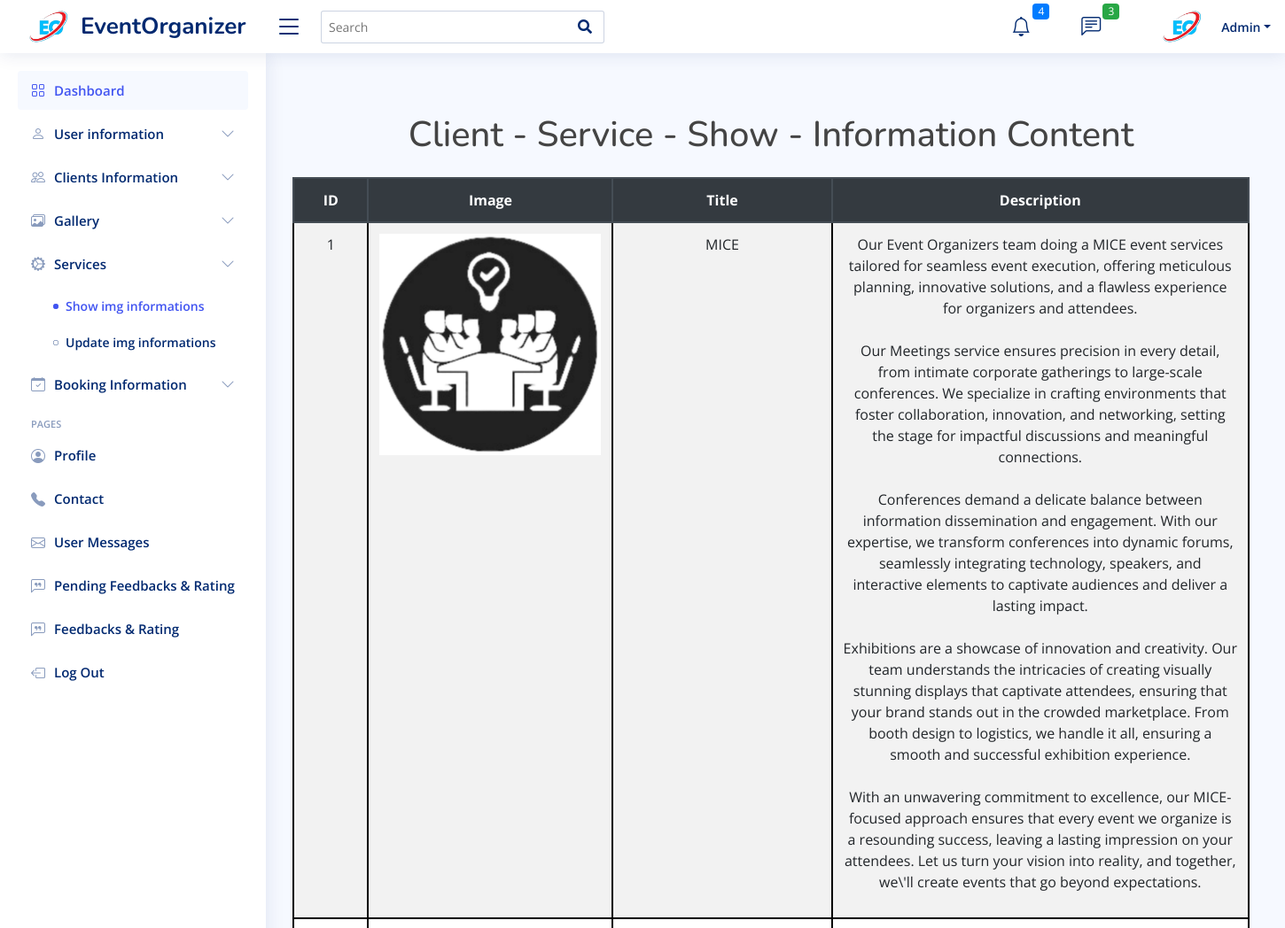
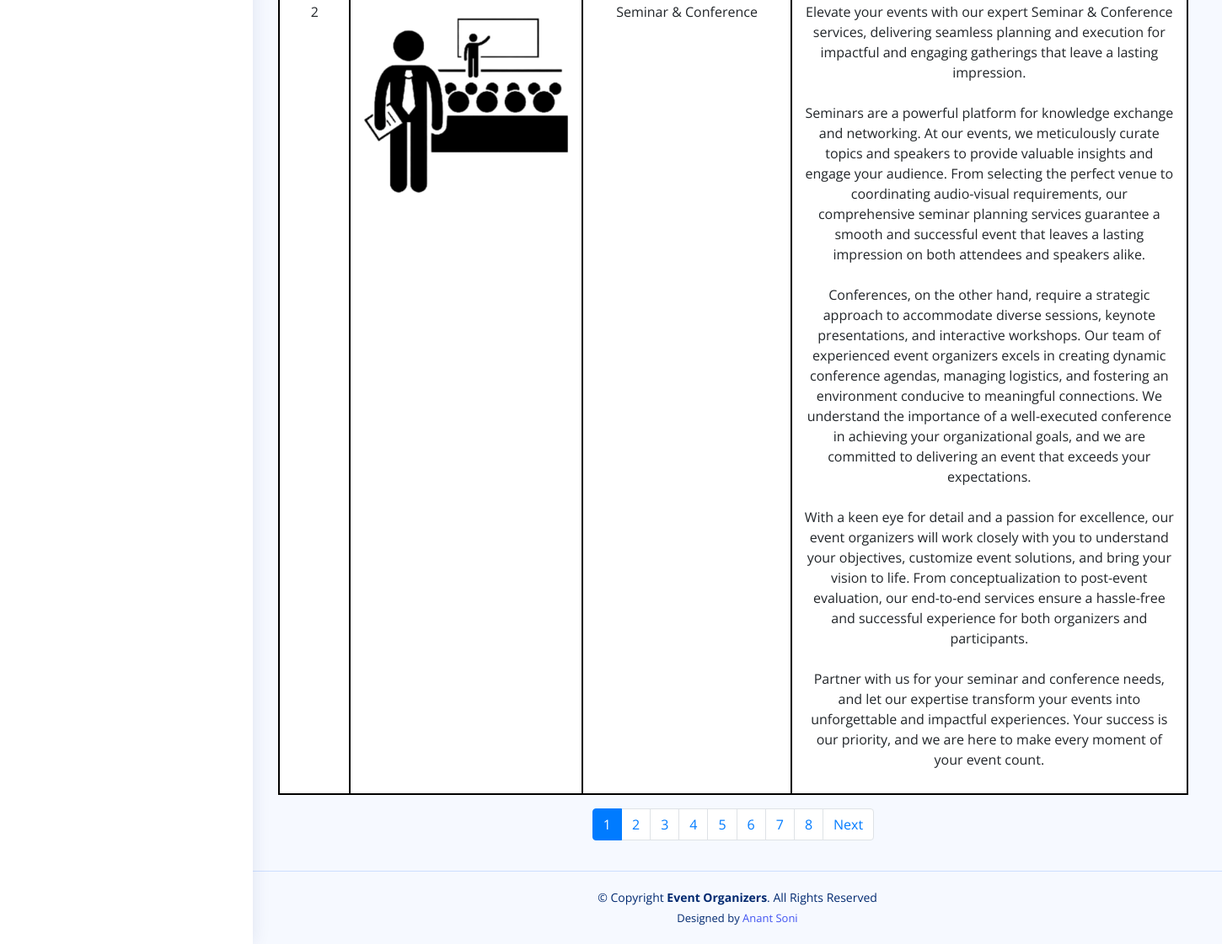
/Admin/client-service-show.php, run on the app's committed database (2 pictures, top to bottom).
### tables this page shows
CREATE TABLE `e_service` (
  `id` int(11) NOT NULL,
  `image` text NOT NULL,
  `title` varchar(30) NOT NULL,
  `description` varchar(1000) NOT NULL,
  `description1` varchar(1000) NOT NULL,
  `description2` varchar(1000) NOT NULL,
  `description3` varchar(1000) NOT NULL,
  `description4` varchar(1000) NOT NULL
);

### Admin/client-service-show.php (the view, shortened to what this page needs)
<!DOCTYPE html>
<html lang="en">
<head>
  <link href="assets/vendor/bootstrap/css/bootstrap.min.css" rel="stylesheet">
  <link href="assets/vendor/bootstrap-icons/bootstrap-icons.css" rel="stylesheet">
  <link href="assets/vendor/boxicons/css/boxicons.min.css" rel="stylesheet">
  <link href="assets/vendor/quill/quill.snow.css" rel="stylesheet">
  <link href="assets/vendor/quill/quill.bubble.css" rel="stylesheet">
  <link href="assets/vendor/remixicon/remixicon.css" rel="stylesheet">
  <link href="assets/vendor/simple-datatables/style.css" rel="stylesheet">
    <link href="https://stackpath.bootstrapcdn.com/bootstrap/4.5.2/css/bootstrap.min.css" rel="stylesheet">
    <link rel="stylesheet" href="https://cdnjs.cloudflare.com/ajax/libs/font-awesome/5.15.3/css/all.min.css">
  <link href="assets/css/style.css" rel="stylesheet">
</head>
<body>
<header id="header" class="header fixed-top d-flex align-items-center">
  <div class="d-flex align-items-center justify-content-between">
    <a href="index.php" class="logo d-flex align-items-center">
      <img src="../images/eoc.png" alt="" style="max-height: 70px; margin-right: 1px;">
      <span class="d-none d-lg-block">EventOrganizer</span>
    </a>
    <i class="bi bi-list toggle-sidebar-btn"></i>
  </div>
  <div class="search-bar">
    <form class="search-form d-flex align-items-center" method="POST" action="#" id="searchForm">
      <input type="text" name="query" id="searchInput" placeholder="Search" title="Enter search keyword">
      <button type="submit" title="Search"><i class="fa fa-search"></i></button>
    </form>
  </div>
  <nav class="header-nav ms-auto">
    <ul class="d-flex align-items-center">
      <li class="nav-item dropdown">
        <a class="nav-link nav-icon" href="#" data-bs-toggle="dropdown">
          <i class="bi bi-bell"></i>
          <span class="badge bg-primary badge-number">4</span>
        </a>
      </li>
      <li class="nav-item dropdown">
        <a class="nav-link nav-icon" href="#" data-bs-toggle="dropdown">
          <i class="bi bi-chat-left-text"></i>
          <span class="badge bg-success badge-number">3</span>
        </a>
      </li>
      <li class="nav-item dropdown pe-3">
        <a class="nav-link nav-profile d-flex align-items-center pe-0" href="#" data-bs-toggle="dropdown">
          <img src="../images/eoc.png" alt="Profile" style="max-height: 70px; margin-right: 1px;" class="rounded-circle">
          <span class="d-none d-md-block dropdown-toggle ps-2">Admin</span>
        </a>
      </li>
    </ul>
  </nav>
</header>
  <aside id="sidebar" class="sidebar">
    <ul class="sidebar-nav" id="sidebar-nav">
      <li class="nav-item">
        <a class="nav-link " href="index.php">
          <i class="bi bi-grid"></i>
          <span>Dashboard</span>
        </a>
      </li>
     <ul class="nav flex-column">
            <li class="nav-item">
              <a class="nav-link collapsed" data-bs-toggle="collapse" href="#users-info" aria-expanded="false">
                  <i class="bi bi-person"></i><span>User information</span><i class="bi bi-chevron-down ms-auto"></i>
              </a>
            </li>
            <li class="nav-item">
              <a class="nav-link collapsed" data-bs-toggle="collapse" href="#forms-nav">
                <i class="bi bi-people"></i><span>Clients Information</span><i class="bi bi-chevron-down ms-auto"></i>
              </a>
            </li>
      <li class="nav-item">
        <a class="nav-link collapsed" data-bs-target="#tables-nav" data-bs-toggle="collapse" href="#">
    <i class="bi bi-images"></i><span>Gallery</span><i class="bi bi-chevron-down ms-auto"></i>
</a>
      </li>
      <li class="nav-item">
        <a class="nav-link collapsed show" data-bs-target="#charts-nav" data-bs-toggle="collapse" href="#">
  <i class="bi bi-gear-wide-connected"></i><span>Services</span><i class="bi bi-chevron-down ms-auto"></i>
</a>
        <ul id="charts-nav" class="nav-content collapse show" data-bs-parent="#sidebar-nav">
          <li>
            <a href="client-service-show.php" class="active">
              <i class="bi bi-circle"></i><span>Show img informations</span>
            </a>
          </li>
          <li>
            <a href="client-service-update.php">
              <i class="bi bi-circle"></i><span>Update img informations</span>
            </a>
          </li>
        </ul>
      </li>
      <li class="nav-item">
  <a class="nav-link collapsed" data-bs-toggle="collapse" href="#booking-info-nav">
    <i class="bi bi-calendar-check"></i><span>Booking Information</span><i class="bi bi-chevron-down ms-auto"></i>
  </a>
</li>
       <li class="nav-heading">Pages</li>
      <li class="nav-item">
        <a class="nav-link collapsed" href="admin-profile.php">
  <i class="bi bi-person-circle"></i>
  <span>Profile</span>
</a>
      </li>
      <li class="nav-item">
        <a class="nav-link collapsed" href="admin-contact.php">
  <i class="bi bi-telephone-fill"></i>
  <span>Contact</span>
</a>
      </li>
      <li class="nav-item">
        <a class="nav-link collapsed" href="user-msg-info.php">
          <i class="bi bi-envelope"></i>
          <span>User Messages</span>
        </a>
      </li>
      <li class="nav-item">
        <a class="nav-link collapsed" href="pending_fdbk_and_rtng.php">
          <i class="bi bi-chat-left-quote"></i>
          <span>Pending Feedbacks & Rating</span>
        </a>
      </li>
      <li class="nav-item">
        <a class="nav-link collapsed" href="fdbk_and_rtng.php">
          <i class="bi bi-chat-left-quote"></i>
          <span>Feedbacks & Rating</span>
        </a>
      </li>
      <li class="nav-item">
        <a class="nav-link collapsed" href="main.php">
          <i class="bi bi-box-arrow-left"></i>
          <span>Log Out</span>
        </a>
      </li>
    </ul>
  </aside>
<main id="main" class="main container">
    <h1 class="mt-5 mb-4 text-center">Client - Service - Show - Information Content</h1>
    <div class="table-responsive">
        <?php
include "connection.php";
$recordsPerPage = 2;
if (isset($_GET['page']) && is_numeric($_GET['page'])) {
    $currentPage = intval($_GET['page']);
} else {
    $currentPage = 1;
}
$offset = ($currentPage - 1) * $recordsPerPage;
$sql = "SELECT id, image, title, description, description1, description2, description3, description4 FROM e_service LIMIT $offset, $recordsPerPage";
$result = $conn->query($sql);
if ($result->num_rows > 0) {
    ?>
    <table class="table table-bordered table-striped">
        <thead class="thead-dark">
            <tr>
                <th class="border-2" style="text-align: center;">ID</th>
                <th class="border-2" style="text-align: center;">Image</th>
                <th class="border-2" style="text-align: center;">Title</th>
                <th class="border-2" style="text-align: center;">Description</th>
            </tr>
        </thead>
        <tbody>
            <?php
            while ($row = $result->fetch_assoc()) {
                ?>
                <tr>
                    <td class="border-2" width="10%" style="text-align: center;"><?php echo $row['id']; ?></td>
                    <td class="border-2" style="text-align: center;"><img src="../images/<?php echo $row['image']; ?>" alt="Service Image" style="max-width: 250px;max-width: 250px;"></td>
                    <td class="border-2" width="30%" style="text-align: center;"><?php echo $row['title']; ?></td>
                    <td class="border-2" width="70%" style="text-align: center;">
                        <ul class="list-unstyled">
                            <li><?php echo $row['description']; ?></li><br>
                            <li><?php echo $row['description1']; ?></li><br>
                            <li><?php echo $row['description2']; ?></li><br>
                            <li><?php echo $row['description3']; ?></li><br>
                            <li><?php echo $row['description4']; ?></li>
                        </ul>
                    </td>
                </tr>
                <?php
            }
            ?>
        </tbody>
    </table>
    <?php
} else {
    echo "<p>No services found.</p>";
}
$totalPagesSql = "SELECT COUNT(*) AS total FROM e_service";
$totalResult = $conn->query($totalPagesSql);
$totalRows = $totalResult->fetch_assoc()['total'];
$totalPages = ceil($totalRows / $recordsPerPage);
if ($totalPages > 1) {
    ?>
    <nav aria-label="Page navigation">
        <ul class="pagination justify-content-center">
            <?php for ($i = 1; $i <= $totalPages; $i++) { ?>
                <li class="page-item <?php echo ($i == $currentPage) ? 'active' : ''; ?>"><a class="page-link" href="?page=<?php echo $i; ?>"><?php echo $i; ?></a></li>
            <?php } ?>
            <?php if ($currentPage < $totalPages) { ?>
                <li class="page-item"><a class="page-link" href="?page=<?php echo ($currentPage + 1); ?>">Next</a></li>
            <?php } ?>
        </ul>
    </nav>
    <?php
}
?>
    </div>
</main>
  <footer id="footer" class="footer">
    <div class="copyright">
      &copy; Copyright <strong><span>Event Organizers</span></strong>. All Rights Reserved
    </div>
    <div class="credits">
      Designed by <a href="https://bootstrapmade.com/">Anant Soni</a>
    </div>
  </footer>
</body>
</html>

### Admin/assets/css/style.css (style rules this page uses)
:root { scroll-behavior: smooth; }
body { font-family: "Open Sans", sans-serif; background: #f6f9ff; color: #444444; }
a { color: #4154f1; text-decoration: none; }
h1, h2, h3, h4, h5, h6 { font-family: "Nunito", sans-serif; }
#main { margin-top: 60px; padding: 20px 30px; transition: all 0.3s; }
.logo { line-height: 1; }
@media (min-width: 1200px) { .logo { width: 280px; } }
.logo img { max-height: 26px; margin-right: 6px; }
.logo span { font-size: 26px; font-weight: 700; color: #012970; font-family: "Nunito", sans-serif; }
.header { transition: all 0.5s; z-index: 997; height: 60px; box-shadow: 0px 2px 20px rgba(1, 41, 112, 0.1); background-color: #fff; padding-left: 20px; }
.header .toggle-sidebar-btn { font-size: 32px; padding-left: 10px; cursor: pointer; color: #012970; }
.header .search-bar { min-width: 360px; padding: 0 20px; }
.header .search-form { width: 100%; }
.header .search-form input { border: 0; font-size: 14px; color: #012970; border: 1px solid rgba(1, 41, 112, 0.2); padding: 7px 38px 7px 8px; border-radius: 3px; transition: 0.3s; width: 100%; }
.header .search-form button { border: 0; padding: 0; margin-left: -30px; background: none; }
.header .search-form button i { color: #012970; }
.header-nav ul { list-style: none; }
.header-nav>ul { margin: 0; padding: 0; }
.header-nav .nav-icon { font-size: 22px; color: #012970; margin-right: 25px; position: relative; }
.header-nav .nav-profile { color: #012970; }
.header-nav .nav-profile img { max-height: 36px; }
.header-nav .nav-profile span { font-size: 14px; font-weight: 600; }
.header-nav .badge-number { position: absolute; inset: -2px -5px auto auto; font-weight: normal; font-size: 12px; padding: 3px 6px; }
.sidebar { position: fixed; top: 60px; left: 0; bottom: 0; width: 300px; z-index: 996; transition: all 0.3s; padding: 20px; overflow-y: auto; scrollbar-width: thin; scrollbar-color: #aab7cf transparent; box-shadow: 0px 0px 20px rgba(1, 41, 112, 0.1); background-color: #fff; }
@media (min-width: 1200px) { #main, #footer { margin-left: 300px; } }
.sidebar-nav { padding: 0; margin: 0; list-style: none; }
.sidebar-nav li { padding: 0; margin: 0; list-style: none; }
.sidebar-nav .nav-item { margin-bottom: 5px; }
.sidebar-nav .nav-heading { font-size: 11px; text-transform: uppercase; color: #899bbd; font-weight: 600; margin: 10px 0 5px 15px; }
.sidebar-nav .nav-link { display: flex; align-items: center; font-size: 15px; font-weight: 600; color: #4154f1; transition: 0.3; background: #f6f9ff; padding: 10px 15px; border-radius: 4px; }
.sidebar-nav .nav-link i { font-size: 16px; margin-right: 10px; color: #4154f1; }
.sidebar-nav .nav-link.collapsed { color: #012970; background: #fff; }
.sidebar-nav .nav-link.collapsed i { color: #899bbd; }
.sidebar-nav .nav-link .bi-chevron-down { margin-right: 0; transition: transform 0.2s ease-in-out; }
.sidebar-nav .nav-content { padding: 5px 0 0 0; margin: 0; list-style: none; }
.sidebar-nav .nav-content a { display: flex; align-items: center; font-size: 14px; font-weight: 600; color: #012970; transition: 0.3; padding: 10px 0 10px 40px; transition: 0.3s; }
.sidebar-nav .nav-content a i { font-size: 6px; margin-right: 8px; line-height: 0; border-radius: 50%; }
.sidebar-nav .nav-content a:hover, .sidebar-nav .nav-content a.active { color: #4154f1; }
.sidebar-nav .nav-content a.active i { background-color: #4154f1; }
.footer { padding: 20px 0; font-size: 14px; transition: all 0.3s; border-top: 1px solid #cddfff; }
.footer .copyright { text-align: center; color: #012970; }
.footer .credits { padding-top: 5px; text-align: center; font-size: 13px; color: #012970; }

### Admin/client-service-show.php (style rules this page uses)
.table th, .table td { border: 2px solid black; }

### data on the page
e_service: id "1", image (picture), title "MICE", description "Our Event Organizers team doing a MICE event services tailored for seamless event execution, offering meticulous planning, innovative solutions, and a flawless experience for organizers and attendees.", description1 "Our Meetings service ensures precision in every detail, from intimate corporate gatherings to large-scale conferences. We specialize in crafting environments that foster collaboration, innovation, and networking, setting the stage for impactful discussions and meaningful connections.", description2 "Conferences demand a delicate balance between information dissemination and engagement. With our expertise, we transform conferences into dynamic forums, seamlessly integrating technology, speakers, and interactive elements to captivate audiences and deliver a lasting impact.", description3 "Exhibitions are a showcase of innovation and creativity. Our team understands the intricacies of creating visually stunning displays that captivate attendees, ensuring that your brand stands out in the crowded marketplace. From booth design to logistics, we handle it all, ensuring a smooth and successful exhibition experience.", description4 "With an unwavering commitment to excellence, our MICE-focused approach ensures that every event we organize is a resounding success, leaving a lasting impression on your attendees. Let us turn your vision into reality, and together, we\\'ll create events that go beyond expectations."
e_service: id "2", image (picture), title "Seminar & Conference", description "Elevate your events with our expert Seminar & Conference services, delivering seamless planning and execution for impactful and engaging gatherings that leave a lasting impression.", description1 "Seminars are a powerful platform for knowledge exchange and networking. At our events, we meticulously curate topics and speakers to provide valuable insights and engage your audience. From selecting the perfect venue to coordinating audio-visual requirements, our comprehensive seminar planning services guarantee a smooth and successful event that leaves a lasting impression on both attendees and speakers alike.", description2 "Conferences, on the other hand, require a strategic approach to accommodate diverse sessions, keynote presentations, and interactive workshops. Our team of experienced event organizers excels in creating dynamic conference agendas, managing logistics, and fostering an environment conducive to meaningful connections. We understand the importance of a well-executed conference in achieving your organizational goals, and we are committed to delivering an event that exceeds your expectations.", description3 "With a keen eye for detail and a passion for excellence, our event organizers will work closely with you to understand your objectives, customize event solutions, and bring your vision to life. From conceptualization to post-event evaluation, our end-to-end services ensure a hassle-free and successful experience for both organizers and participants.", description4 "Partner with us for your seminar and conference needs, and let our expertise transform your events into unforgettable and impactful experiences. Your success is our priority, and we are here to make every moment of your event count."
